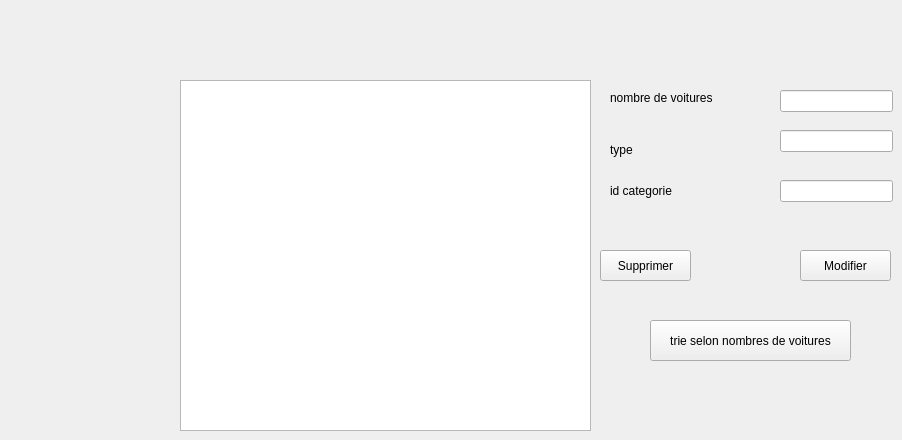
      <widget class="QWidget" name="page_6">
       <widget class="QLineEdit" name="lineEdit_nbvoitures">
        <property name="geometry">
         <rect>
          <x>780</x>
          <y>90</y>
          <width>113</width>
          <height>22</height>
         </rect>
        </property>
        <property name="styleSheet">
         <string notr="true"/>
        </property>
       </widget>
       <widget class="QPushButton" name="modifier_categorie">
        <property name="geometry">
         <rect>
          <x>800</x>
          <y>250</y>
          <width>91</width>
          <height>31</height>
         </rect>
        </property>
        <property name="text">
         <string>Modifier</string>
        </property>
       </widget>
       <widget class="QLineEdit" name="lineEdit_type">
        <property name="geometry">
         <rect>
          <x>780</x>
          <y>130</y>
          <width>113</width>
          <height>22</height>
         </rect>
        </property>
        <property name="styleSheet">
         <string notr="true"/>
        </property>
       </widget>
       <widget class="QLabel" name="label_45">
        <property name="geometry">
         <rect>
          <x>610</x>
          <y>90</y>
          <width>151</width>
          <height>16</height>
         </rect>
        </property>
        <property name="styleSheet">
         <string notr="true">font: 10pt &quot;MS Shell Dlg 2&quot;;</string>
        </property>
        <property name="text">
         <string>nombre de voitures</string>
        </property>
       </widget>
       <widget class="QLabel" name="label_46">
        <property name="geometry">
         <rect>
          <x>610</x>
          <y>170</y>
          <width>111</width>
          <height>41</height>
         </rect>
        </property>
        <property name="styleSheet">
         <string notr="true">
font: 10pt &quot;MS Shell Dlg 2&quot;;</string>
        </property>
        <property name="text">
         <string>id categorie</string>
        </property>
       </widget>
       <widget class="QPushButton" name="supprimer_categorie">
        <property name="geometry">
         <rect>
          <x>600</x>
          <y>250</y>
          <width>91</width>
          <height>31</height>
         </rect>
        </property>
        <property name="text">
         <string>Supprimer</string>
        </property>
       </widget>
       <widget class="QLineEdit" name="lineEdit_idc">
        <property name="geometry">
         <rect>
          <x>780</x>
          <y>180</y>
          <width>113</width>
          <height>22</height>
         </rect>
        </property>
        <property name="styleSheet">
         <string notr="true"/>
        </property>
       </widget>
       <widget class="QPushButton" name="trie_categorie">
        <property name="geometry">
         <rect>
          <x>650</x>
          <y>320</y>
          <width>201</width>
          <height>41</height>
         </rect>
        </property>
        <property name="text">
         <string>trie selon nombres de voitures</string>
        </property>
       </widget>
       <widget class="QLabel" name="label_47">
        <property name="geometry">
         <rect>
          <x>610</x>
          <y>140</y>
          <width>71</width>
          <height>20</height>
         </rect>
        </property>
        <property name="styleSheet">
         <string notr="true">font: 10pt &quot;MS Shell Dlg 2&quot;;</string>
        </property>
        <property name="text">
         <string>type</string>
        </property>
       </widget>
       <widget class="QTableView" name="tableView">
        <property name="geometry">
         <rect>
          <x>180</x>
          <y>80</y>
          <width>411</width>
          <height>351</height>
         </rect>
        </property>
        <property name="styleSheet">
         <string notr="true"/>
        </property>
       </widget>
      </widget>
